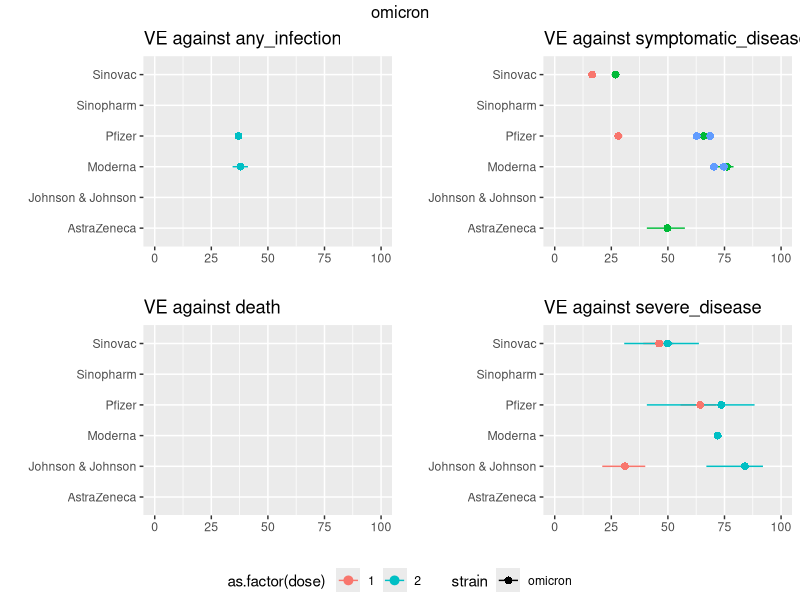

Write the R code that produced this figure. (Note: this script raises an error after producing the figure.)
###This (mech shop) creates point estimates of VE by dose, vaccine_type, outcome and strain
# strains  = "delta"   "omicron"
# outcomes = "any_infection"       "death"               "severe_disease"      "symptomatic_disease"
# vaccine type = "AstraZeneca"       "Johnson & Johnson" "Moderna"           "Pfizer"            "Sinopharm"         "Sinovac"    

### Creates: VE_estimates_imputed

require(ggpubr); require(readr);require(ggplot2); require(tidyverse)

##### (1/2) Inital estimates from IVAC living systematic review ##########4#########################################################################
VE_estimates <- read.csv("1_inputs/VE_WHO_forest_plot.csv",header=TRUE)
colnames(VE_estimates)

VE_estimates = VE_estimates  %>% select(strain, vaccine_type, dose, outcome,VE,lower_est,upper_est)

#filler mRNA to moderna and pfizer
workshop = VE_estimates  %>% filter(vaccine_type == 'mRNA')
moderna = workshop %>% mutate(vaccine_type = 'Moderna')
pfizer = workshop %>% mutate(vaccine_type = 'Pfizer')
VE_estimates = rbind(VE_estimates[VE_estimates$vaccine_type != "mRNA",],moderna,pfizer) ; rm(moderna,pfizer)



this_strain = 'delta'
this_strain = 'omicron'
to_plot = VE_estimates[VE_estimates$strain == this_strain,]
plot_list = list()
for (i in 1:length(unique(to_plot$outcome))){
  outcome = unique(to_plot$outcome)[i]
  plot_list [[i]] <- ggplot(data=to_plot[to_plot$outcome==outcome,]) + 
    #geom_point(aes(x=VE,y=vaccine_type, color=as.factor(dose),shape=strain)) +
    geom_pointrange(aes(x=VE,y=vaccine_type,color=as.factor(dose),shape=strain,xmin=lower_est,xmax=upper_est)) +
    xlim(0,100) +
    xlab("") + 
    ylab("") + 
    labs(title=paste("VE against ",outcome,sep=""))
}
plot_group = ggarrange(plot_list[[1]],plot_list[[4]],plot_list[[2]],plot_list[[3]],
          common.legend = TRUE,
          legend="bottom"
)
annotate_figure(plot_group,top=text_grob(paste(this_strain)))

#NOTES ON ODD BEHAVIOUR: Sinopharm -> J&J 3rd is higher than Sinopharm 1 & 2 but lower than J&J 2nd
#repeat Sinopharm 3rd with J&J as J&J booster
workshop = VE_estimates %>% 
  filter(vaccine_type == 'Johnson & Johnson' & dose == 3 & outcome %in% c('severe_disease','death'))
workshop$dose = 2
VE_estimates = rbind(VE_estimates,workshop)


###Calculate ratios:
#(A/D) compare VE against death (where avaliable) to VE against severe disease
death = VE_estimates[VE_estimates$outcome == 'death',] %>% 
  select(strain,vaccine_type,dose,VE) %>%
  rename(death = VE)
severe_disease = VE_estimates[VE_estimates$outcome == 'severe_disease',] %>% 
  select(strain,vaccine_type,dose,VE) %>%
  rename(severe_disease = VE)

workshop = death %>% 
  left_join(severe_disease, by = c("strain", "vaccine_type", "dose")) %>%
  mutate(ratio = severe_disease/death)
workshop %>% ungroup() %>% summarise(mean = mean(ratio,na.rm=TRUE),
                       sd = sd(ratio,na.rm=TRUE))
# mean        sd
# 1 0.9667011 0.1131279
workshop %>% group_by(dose) %>%
  summarise(mean = mean(ratio,na.rm=TRUE),
                       sd = sd(ratio,na.rm=TRUE),
            count = n())
# dose  mean     sd
#   1 0.929 0.145 
#   2 1.02  0.0171
#   3 0.899 0.0535
#close enough to one!
#____________________

#(B/D) compare VE against any infection (where avaliable) to symptomatic disease
symptomatic_disease = VE_estimates[VE_estimates$outcome == 'symptomatic_disease',] %>% 
  select(strain,vaccine_type,dose,VE) %>%
  rename(symptomatic_disease = VE)
any_infection = VE_estimates[VE_estimates$outcome == 'any_infection',] %>% 
  select(strain,vaccine_type,dose,VE) %>%
  rename(any_infection = VE)

workshop = symptomatic_disease %>% 
  left_join(any_infection, by = c("strain", "vaccine_type", "dose")) %>%
  mutate(ratio = any_infection/symptomatic_disease)
workshop %>% ungroup() %>% summarise(mean = mean(ratio,na.rm=TRUE),
                       sd = sd(ratio,na.rm=TRUE))
# mean        sd
# 1 0.9017756 0.2476893
workshop %>% group_by(dose) %>%
  summarise(count = sum(is.na(ratio) == FALSE),
            mean = mean(ratio,na.rm=TRUE),
            sd = sd(ratio,na.rm=TRUE))
# dose count    mean      sd
# 1     9   1.11   0.0834
# 2     5   0.779  0.231 
workshop %>% filter(dose<3) %>% group_by(strain) %>%
  summarise(count = sum(is.na(ratio) == FALSE),
            mean = mean(ratio,na.rm=TRUE),
            sd = sd(ratio,na.rm=TRUE))
# strain  count  mean     sd
# 1 delta       5 1.03  0.109 
# 2 omicron    13 0.530 0.0450
workshop %>% filter(dose>2) %>% group_by(strain) %>%
  summarise(count = sum(is.na(ratio) == FALSE),
            mean = mean(ratio,na.rm=TRUE),
            sd = sd(ratio,na.rm=TRUE))
#omicron     1 0.804 0.150

infection_sympt_ratio = workshop %>% 
  filter(dose<3) %>% group_by(strain) %>%
  summarise(count = sum(is.na(ratio) == FALSE),
            mean = mean(ratio,na.rm=TRUE),
            sd = sd(ratio,na.rm=TRUE))
#_________________________


#(C/D) compare VE against omicron (where avaliable) to delta
delta = VE_estimates[VE_estimates$strain == 'delta',] %>% 
  select(outcome,vaccine_type,dose,VE) %>%
  rename(delta = VE)
omicron = VE_estimates[VE_estimates$strain == 'omicron',] %>% 
  select(outcome,vaccine_type,dose,VE) %>%
  rename(omicron = VE)

workshop = delta %>% 
  left_join(omicron, by = c("outcome", "vaccine_type", "dose")) %>%
  mutate(ratio = omicron/delta)
workshop %>% summarise(mean = mean(ratio,na.rm=TRUE),
                       sd = sd(ratio,na.rm=TRUE))
# mean        sd
# 1 0.6210314 0.1543049
workshop %>% group_by(dose) %>%
  summarise(count = sum(is.na(ratio)==FALSE),
            mean = mean(ratio,na.rm=TRUE),
            sd = sd(ratio,na.rm=TRUE))
# dose  mean    sd
# 1     1 0.540 0.171
# 2     2 0.651 0.148
# 3     3 0.806 0.147
workshop %>% group_by(outcome) %>%
  summarise(count = sum(is.na(ratio)==FALSE),
            mean = mean(ratio,na.rm=TRUE),
            sd = sd(ratio,na.rm=TRUE))
# outcome             count    mean      sd
# 1 any_infection           9   0.447  0.0225
# 2 death                  11 NaN     NA     
# 3 severe_disease          6   0.620  0.164 
# 4 symptomatic_disease     7   0.710  0.112 
delta_omicron_ratio = workshop %>% group_by(outcome) %>%
  summarise(count = sum(is.na(ratio)==FALSE),
            mean = mean(ratio,na.rm=TRUE),
            sd = sd(ratio,na.rm=TRUE))
delta_omicron_ratio$mean[delta_omicron_ratio$outcome == 'death'] = delta_omicron_ratio$mean[delta_omicron_ratio$outcome == 'severe_disease']
#since death is missing
#_________________________


#(D/D) dose one to two
dose_one = VE_estimates[VE_estimates$dose == 1,] %>% 
  select(strain,outcome,vaccine_type,VE) %>%
  rename(dose_one = VE)
dose_two = VE_estimates[VE_estimates$dose == 2,] %>% 
  select(strain,outcome,vaccine_type,VE) %>%
  rename(dose_two = VE)

workshop = dose_one %>% 
  left_join(dose_two, by = c("strain", "outcome", "vaccine_type")) %>%
  mutate(ratio = dose_one/dose_two)
# mean        sd
# 1 0.7445608 0.1569164
workshop %>% summarise(mean = mean(ratio,na.rm=TRUE),
                       sd = sd(ratio,na.rm=TRUE))

workshop %>% group_by(strain) %>%
  summarise(count = sum(is.na(ratio) == FALSE),
            mean = mean(ratio,na.rm=TRUE),
            sd = sd(ratio,na.rm=TRUE))
# strain  count  mean    sd
# 1 delta       6 0.755 0.139
# 2 omicron    16 0.709 0.232

workshop %>% group_by(vaccine_type) %>%
  summarise(count = sum(is.na(ratio) == FALSE),
            mean = mean(ratio,na.rm=TRUE),
            sd = sd(ratio,na.rm=TRUE))
# vaccine_type count  mean     sd
# 1 AstraZeneca      4 0.783 0.122 
# 2 Johnson & Johnson4 0.755 0.258 
# 2 Moderna          5 0.798 0.0949
# 3 Pfizer           2 0.735 0.203 
# 4 Sinopharm        5 0.642 0.164 
# 5 Sinovac          6 0.769 0.220 

workshop %>% group_by(outcome) %>%
  summarise(count = sum(is.na(ratio) == FALSE),
            mean = mean(ratio,na.rm=TRUE),
            sd = sd(ratio,na.rm=TRUE))
# outcome             count  mean     sd
# 1 any_infection           6 0.698 0.146 
# 2 death                   7 0.885 0.0500
# 3 severe_disease          4 0.830 0.129 
# 4 symptomatic_disease     5 0.596 0.106 

dose_ratio = workshop %>% group_by(outcome) %>%
  summarise(count = sum(is.na(ratio) == FALSE),
            mean = mean(ratio,na.rm=TRUE),
            sd = sd(ratio,na.rm=TRUE))
#_________________________
#_________________________________________________________________________________________________________________________________________




##### (2/2) Impute missing values based on previous analysis ###################################################################################
workshop = VE_estimates %>%
  mutate(source = case_when(
    is.na(VE) == FALSE ~ 'literature',
    TRUE ~ 'imputed'
  ))

#Step One: estimate dose one from dose two
for (s in unique(workshop$strain)){
  for (t in unique(workshop$vaccine_type)){
    for (o in unique(workshop$outcome)){
      workshop_rows = workshop[workshop$strain == s & workshop$vaccine_type == t & workshop$outcome == o, ]
      if (workshop_rows$source[workshop_rows$dose == 1] == "imputed" & 
          workshop_rows$source[workshop_rows$dose == 2] == "literature"){
        estimate = workshop_rows$VE[workshop_rows$dose == 2] * dose_ratio$mean[dose_ratio$outcome == o]
        workshop$VE[workshop$strain == s & workshop$vaccine_type == t & workshop$outcome == o & workshop$dose == 1] = estimate
        workshop$source_extend[workshop$strain == s & workshop$vaccine_type == t & workshop$outcome == o & workshop$dose == 1] = "dose one estimated from dose two"
      }
    }
  }
}
sum(workshop$source_extend == "dose one estimated from dose two",na.rm=TRUE)
#n=8
  
#Step Two: estimate severe_disease <-> death, and acquisition <-> symptomatic
#(A/B) severe_disease <-> death
#close enough to one, thus set equal
for (s in unique(workshop$strain)){
  for (t in unique(workshop$vaccine_type)){  
    for (d in c(1,2)){
        workshop_rows = workshop[workshop$strain == s & workshop$vaccine_type == t & workshop$dose == d & workshop$outcome %in% c('death','severe_disease'), ]
        #severe_outcome -> death
        if (workshop_rows$source[workshop_rows$outcome == 'death'] == "imputed" &
            is.na(workshop_rows$source_extend[workshop_rows$outcome == 'death']) &
            is.na(workshop_rows$VE[workshop_rows$outcome == 'severe_disease']) == FALSE){ #NOTE ASSUMPTION - may be imputing from already imputed value!!!
          estimate = workshop_rows$VE[workshop_rows$outcome == 'severe_disease'] 
          workshop$VE[workshop$strain == s & workshop$vaccine_type == t & workshop$outcome == 'death' & workshop$dose == d] = estimate
          workshop$source_extend[workshop$strain == s & workshop$vaccine_type == t & workshop$outcome == 'death' & workshop$dose == d] = "death inferred from severe_disease"
        }
        #death -> severe_outcome
        if (workshop_rows$source[workshop_rows$outcome == 'severe_disease'] == "imputed" &
            is.na(workshop_rows$source_extend[workshop_rows$outcome == 'severe_disease']) &
            is.na(workshop_rows$VE[workshop_rows$outcome == 'death']) == FALSE){ #NOTE ASSUMPTION - may be imputing from already imputed value!!!
          estimate = workshop_rows$VE[workshop_rows$outcome == 'death'] 
          workshop$VE[workshop$strain == s & workshop$vaccine_type == t & workshop$outcome == 'severe_disease' & workshop$dose == d] = estimate
          workshop$source_extend[workshop$strain == s & workshop$vaccine_type == t & workshop$outcome == 'severe_disease' & workshop$dose == d] = "severe_disease inferred from death"
        }
    }
  }
}
sum(workshop$source_extend == "death inferred from severe_disease",na.rm=TRUE) # n = 12
sum(workshop$source_extend == "severe_disease inferred from death",na.rm=TRUE) # n = 0


#(B/B) acquisition <-> symptomatic
for (s in unique(workshop$strain)){
    for (t in unique(workshop$vaccine_type)){  
      for (d in c(1,2)){
        workshop_rows = workshop[workshop$strain == s & workshop$vaccine_type == t & workshop$dose == d & workshop$outcome %in% c('any_infection','symptomatic_disease'), ]
        #any infection -> symptomatic infection
        if (workshop_rows$source[workshop_rows$outcome == 'any_infection'] == "imputed" &
            is.na(workshop_rows$source_extend[workshop_rows$outcome == 'any_infection']) &
            is.na(workshop_rows$VE[workshop_rows$outcome == 'symptomatic_disease']) == FALSE){ #NOTE ASSUMPTION - may be imputing from already imputed value!!!
          estimate = workshop_rows$VE[workshop_rows$outcome == 'symptomatic_disease'] * infection_sympt_ratio$mean[infection_sympt_ratio$strain == s]
          workshop$VE[workshop$strain == s & workshop$vaccine_type == t & workshop$outcome == 'any_infection' & workshop$dose == d] = estimate
          workshop$source_extend[workshop$strain == s & workshop$vaccine_type == t & workshop$outcome == 'any_infection' & workshop$dose == d] = "any_infection inferred from symptomatic_disease"
        }
        #symptomatic infection -> any infection
        if (workshop_rows$source[workshop_rows$outcome == 'symptomatic_disease'] == "imputed" &
            is.na(workshop_rows$source_extend[workshop_rows$outcome == 'symptomatic_disease']) &
            is.na(workshop_rows$VE[workshop_rows$outcome == 'any_infection']) == FALSE){ #NOTE ASSUMPTION - may be imputing from already imputed value!!!
          estimate = workshop_rows$VE[workshop_rows$outcome == 'any_infection'] * 1/infection_sympt_ratio$mean[infection_sympt_ratio$strain == s]
          workshop$VE[workshop$strain == s & workshop$vaccine_type == t & workshop$outcome == 'symptomatic_disease' & workshop$dose == d] = estimate
          workshop$source_extend[workshop$strain == s & workshop$vaccine_type == t & workshop$outcome == 'symptomatic_disease' & workshop$dose == d] = "symptomatic_disease inferred from any_infection"
        }  
    }
  }
}
sum(workshop$source_extend == "any_infection inferred from symptomatic_disease",na.rm=TRUE) # n = 4
sum(workshop$source_extend == "symptomatic_disease inferred from any_infection",na.rm=TRUE) # n = 8


#Step Three: estimate omicron from delta
for (o in unique(workshop$outcome)){
  for (t in unique(workshop$vaccine_type)){
      for (d in c(1,2)){
        workshop_rows = workshop[workshop$dose == d & workshop$vaccine_type == t & workshop$outcome == o, ]
        if (workshop_rows$source[workshop_rows$strain == "omicron"] == "imputed" & 
            is.na(workshop_rows$source_extend[workshop_rows$strain == 'omicron']) &
            is.na(workshop_rows$VE[workshop_rows$strain == 'delta']) == FALSE){
          estimate = workshop_rows$VE[workshop_rows$strain == 'delta'] * delta_omicron_ratio$mean[delta_omicron_ratio$outcome == o]
          workshop$VE[workshop$dose == d & workshop$vaccine_type == t & workshop$outcome == o & workshop$strain == "omicron"] = estimate
          workshop$source_extend[workshop$dose == d & workshop$vaccine_type == t & workshop$outcome == o & workshop$strain == "omicron"] = "omicron estimated from delta"
        }
      }
  }
}
sum(workshop$source_extend =="omicron estimated from delta",na.rm=TRUE) # n=12
if (nrow(workshop[is.na(workshop$VE),])>0){stop('Some values to go!')}


VE_estimates_imputed = workshop %>%
  mutate(vaccine_type_long = case_when(
    vaccine_type == "AstraZeneca" ~ "AstraZeneca Vaxzevria (ChAdOx1)",
    vaccine_type == "Johnson & Johnson" ~ "Johnson & Johnson Janssen (Ad26.COV2.S)",
    vaccine_type == "Moderna" ~ "Moderna Spikevax (mRNA-1273)",
    vaccine_type == "Pfizer" ~ "Pfizer-BioNTech Comirnaty (BNT162b2)",
    vaccine_type == "Sinopharm" ~ "Sinopharm BIBP vaccine",
    vaccine_type == "Sinovac" ~ "Sinovac Biotech CoronaVac"         
  ),
  vaccine_mode = case_when(
    vaccine_type == 'Pfizer' ~ 'mRNA',
    vaccine_type == 'Moderna' ~ 'mRNA',
    vaccine_type == 'AstraZeneca' ~ 'viral_vector',
    vaccine_type == 'Sinopharm' ~ 'viral_inactivated',
    vaccine_type == 'Sinovac' ~ 'viral_inactivated',
    vaccine_type == 'Johnson & Johnson' ~ 'viral_vector'
  ),
  outcome_family = case_when(
    outcome %in% c('any_infection','symptomatic_disease') ~ 'acquisition',
    outcome %in% c('severe_disease','death') ~ 'severe_outcome'
    
  ))


to_plot = VE_estimates_imputed %>%
  filter(strain == 'omicron' & dose <3)
#to_plot = VE_estimates_imputed %>% filter(vaccine_type %in% c('Moderna','Pfizer','AstraZeneca'), strain == 'omicron')

plot_list = list()
for (i in 1:length(unique(to_plot$outcome))){
  outcome = unique(to_plot$outcome)[i]
  plot_list [[i]] <- ggplot(data=to_plot[to_plot$outcome==outcome,]) + 
    geom_pointrange(aes(x=VE,y=vaccine_type_long,color=as.factor(dose),shape=source,xmin=lower_est,xmax=upper_est)) +
    xlim(0,100) +
    xlab("") +
    theme_bw() + 
    scale_shape_manual(values=c(1,19)) +
    ylab("") + 
    labs(title=paste("VE against ",outcome,sep="")) + 
    theme(text=element_text(size=10), 
          plot.title=element_text(size=12))
}
plot_VE_point_estimates = ggarrange(plot_list[[1]],plot_list[[4]],plot_list[[3]],plot_list[[2]],
                                    common.legend = TRUE,
                                    legend="bottom")
plot_VE_point_estimates

save(VE_estimates_imputed,file = "1_inputs/VE_estimates_imputed.Rdata")


